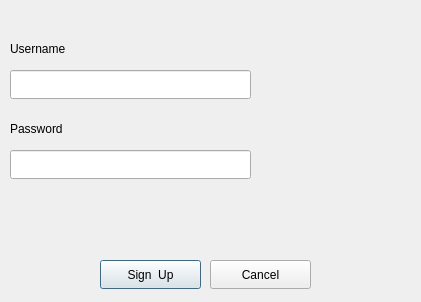
<?xml version="1.0" encoding="UTF-8"?>
<ui version="4.0">
 <class>Dialog</class>
 <widget class="QDialog" name="Dialog">
  <property name="geometry">
   <rect>
    <x>0</x>
    <y>0</y>
    <width>421</width>
    <height>302</height>
   </rect>
  </property>
  <property name="windowTitle">
   <string>Dialog</string>
  </property>
  <widget class="QLineEdit" name="pswdTxt">
   <property name="geometry">
    <rect>
     <x>10</x>
     <y>150</y>
     <width>241</width>
     <height>29</height>
    </rect>
   </property>
  </widget>
  <widget class="QLabel" name="label">
   <property name="geometry">
    <rect>
     <x>10</x>
     <y>40</y>
     <width>121</width>
     <height>17</height>
    </rect>
   </property>
   <property name="text">
    <string>Username</string>
   </property>
  </widget>
  <widget class="QLineEdit" name="usrnmTxt">
   <property name="geometry">
    <rect>
     <x>10</x>
     <y>70</y>
     <width>241</width>
     <height>29</height>
    </rect>
   </property>
  </widget>
  <widget class="QLabel" name="label_2">
   <property name="geometry">
    <rect>
     <x>10</x>
     <y>120</y>
     <width>121</width>
     <height>17</height>
    </rect>
   </property>
   <property name="text">
    <string>Password</string>
   </property>
  </widget>
  <widget class="QLabel" name="warningLbl">
   <property name="geometry">
    <rect>
     <x>260</x>
     <y>70</y>
     <width>131</width>
     <height>20</height>
    </rect>
   </property>
   <property name="font">
    <font>
     <pointsize>9</pointsize>
     <weight>75</weight>
     <italic>true</italic>
     <bold>true</bold>
    </font>
   </property>
   <property name="text">
    <string/>
   </property>
  </widget>
  <widget class="QPushButton" name="signBtn">
   <property name="geometry">
    <rect>
     <x>100</x>
     <y>260</y>
     <width>101</width>
     <height>29</height>
    </rect>
   </property>
   <property name="text">
    <string>Sign  Up</string>
   </property>
  </widget>
  <widget class="QPushButton" name="cancelBtn">
   <property name="geometry">
    <rect>
     <x>210</x>
     <y>260</y>
     <width>101</width>
     <height>29</height>
    </rect>
   </property>
   <property name="text">
    <string>Cancel</string>
   </property>
  </widget>
 </widget>
 <resources/>
 <connections/>
</ui>
